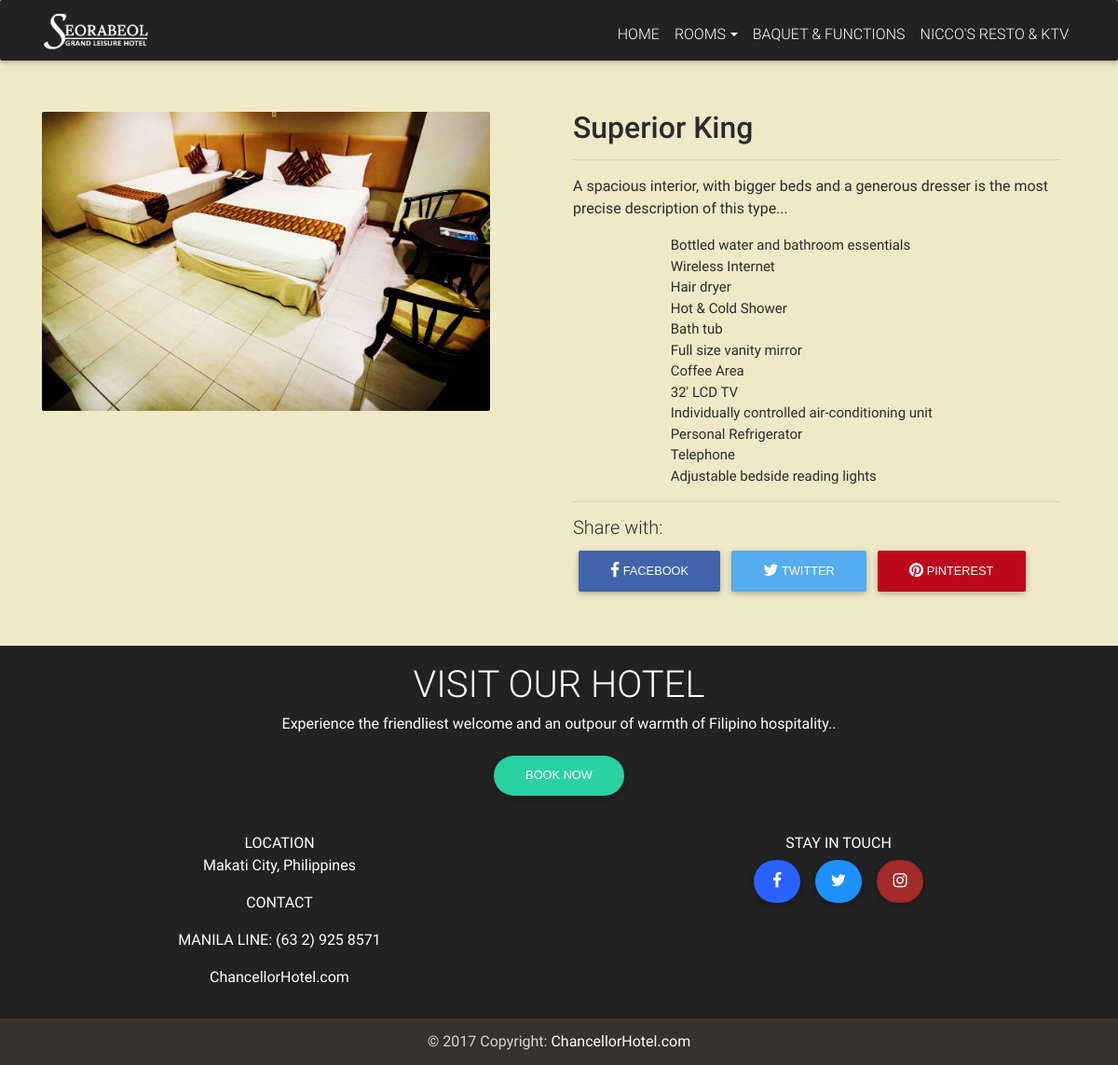
Page /include/php/view_rooms.php?id=4 on the committed database.
### tables this page shows
CREATE TABLE `accomodation` (
  `room_id` int(11) NOT NULL,
  `room_type` varchar(1000) NOT NULL,
  `room_image` varchar(1000) NOT NULL,
  `room-price` varchar(1000) NOT NULL,
  `room-content` varchar(1500) NOT NULL,
  `room_adult` int(3) NOT NULL,
  `room_child` int(3) NOT NULL,
  `room_availability` varchar(11) NOT NULL
);

CREATE TABLE `accomodation_features` (
  `room_list_item` int(11) NOT NULL,
  `room_list1` varchar(500) NOT NULL,
  `room_list2` varchar(500) NOT NULL,
  `room_list3` varchar(500) NOT NULL,
  `room_list4` varchar(500) NOT NULL,
  `room_list5` varchar(500) NOT NULL,
  `room_list6` varchar(500) NOT NULL,
  `room_list7` varchar(500) NOT NULL,
  `room_list8` varchar(500) NOT NULL,
  `room_list9` varchar(500) NOT NULL,
  `room_list10` varchar(500) NOT NULL,
  `room_list11` varchar(500) NOT NULL,
  `room_list12` varchar(500) NOT NULL,
  `room_list13` varchar(500) NOT NULL
);

### include/php/view_rooms.php (the view, shortened to what this page needs)
<?php
require "connection.php";
?>
<!DOCTYPE html>
<html lang="en">
<head>
  <link rel="stylesheet" href="https://maxcdn.bootstrapcdn.com/font-awesome/4.6.0/css/font-awesome.min.css">
  <link href="../../asset/css/bootstrap.min.css" rel="stylesheet">
  <link href="../../asset/css/mdb.min.css" rel="stylesheet">
  <link href="../../asset/css/style.css" rel="stylesheet">
  <link href="../../asset/css/sweetalert.css" rel="stylesheet">
</head>
<body class="fixed-sn black-skin" style="background: #efe9c7">
  <nav class="navbar fixed-top navbar-toggleable-md navbar-dark scrolling-navbar" style="background-color:#222">
    <div class="container">
      <a class="navbar-brand" href="../../index.php">
        <img src="../../asset/img/hotel/logoreal2.png" style="width:50%;margin-top: 1%">
      </a>
      <div class="collapse navbar-collapse navbar-position" id="navbarNav" >
        <ul class="navbar-nav" style="margin-top:1%">
          <li class="nav-item"><a class="nav-link" href="../../index.php"> HOME <span class="sr-only">(current)</span></a></li>
          <li class="nav-item btn-group"><a class="nav-link dropdown-toggle" data-toggle="dropdown" aria-haspopup="true" aria-expanded="false" href="#" data-offset="100"> ROOMS</a>
            </li>
            <li class="nav-item"><a class="nav-link" href="">BAQUET & FUNCTIONS</a></li>
            <li class="nav-item"><a class="nav-link" href="">NICCO'S RESTO & KTV</a></li>
          </ul>
        </div>
      </div>
    </nav>
    <?php
    $id = $_GET['id'];
    $sql = "SELECT * FROM accomodation WHERE room_id = '$id'";
    $result = mysqli_query($db, $sql);
    while ($rows = mysqli_fetch_array($result))
    {
      ?>
      <div class="container margin-small-top" style="margin-top: 10%;margin-bottom: 3%">
        <div class="row">
          <div class="col-lg-6">
            <div style="padding-right: 1%">
              <img src="../../asset/img/hotel/<?php echo $rows[2]; ?>" style="width:90%" />
            </div>
          </div>
          <div class="col-lg-6">
            <h2 style="font-weight: 500"><?php echo $rows[1]?></h2>
            <div style="padding-right: 3%">
              <hr>
              <p><?php echo $rows[4] ?></p>
              <ul style="margin-left: 20%;font-size: 15px">
                <?php
                $list  = "SELECT * FROM accomodation_features WHERE room_list_item = '$id' ";
                $result_1 = mysqli_query($db, $list);
                while($list = mysqli_fetch_array($result_1))
                {
                  ?>
                  <li ><?php echo $list[2] ?></li>
                  <li><?php echo $list[3] ?></li>
                  <li><?php echo $list[4] ?></li>
                  <li><?php echo $list[5] ?></li>
                  <li><?php echo $list[6] ?></li>
                  <li><?php echo $list[7] ?></li>
                  <li><?php echo $list[8] ?></li>
                  <li><?php echo $list[9] ?></li>
                  <li><?php echo $list[10] ?></li>
                  <li><?php echo $list[11] ?></li>
                  <li><?php echo $list[12] ?></li>
                  <li><?php echo $list[13] ?></li>
                  <?php
                }
                ?>
              </ul>
              <hr>
              <div style="padding:0%">
                <h5>Share with:</h4>
                  <ul style="display: flex">
                    <li><button data-network="facebook"  class="btn st-custom-button"  style="background-color: #4264aa"><i class="fa fa-facebook"></i> Facebook</button></li>
                    <li><button data-network="twitter"  class="btn st-custom-button" style="background-color:#55ACEE"><i class="fa fa-twitter"></i> Twitter</button></li>
                    <li><button data-network="pinterest"  class="btn st-custom-button"" style="background-color: #bd081c"><i class="fa fa-pinterest"></i> Pinterest</button></li>
                  </ul>
                </div>
              </div>
            </div>
          </div>
        </div>
        <?php
      }
      ?>
      <footer class="page-footer center-on-small-only" style="background-color:#222">
        <div class="container-fluid wow fadeIn" data-wow-delay="0.6s">
          <div class="row">
            <div class="col-md-12" align="center">
              <h1 class="title">Visit Our Hotel</h1>
              <p>Experience the friendliest welcome and an outpour of warmth of Filipino hospitality..</p>
              <a href="../accomodation.php"><button class="btn" style="background-color:#2AD1A3;border-radius:30px;">BOOK NOW</button></a>
            </div>
          </div>
        </div>
        <hr>
        <div align="center" class="wow fadeIn" data-wow-delay="0.6s">
          <ul style="display:flex;">
            <div class="col-lg-6">
              <li>LOCATION</li>
              <p>Makati City, Philippines</p>
              <p>CONTACT</p>
              <p>MANILA LINE: (63 2) 925 8571</p>
              <p>ChancellorHotel.com</p>
            </div>
            <div class="col-lg-6">
              <li>STAY IN TOUCH</li>
              <button class="btn" style="background-color:#2962ff;border-radius:100px;padding:15px;width:50px;"><i class="fa fa-facebook prefix"></i></button>
              <button class="btn" style="background-color:dodgerblue;border-radius:100px;padding:15px;width:50px;"><i class="fa fa-twitter prefix"></i></button>
              <button class="btn" style="background-color:brown;border-radius:100px;padding:15px;width:50px;"><i class="fa fa-instagram prefix"></i></button>
            </div>
          </ul>
        </div>
        <div class="footer-copyright" style="background-color:#353230">
          <div class="container-fluid">
            © 2017 Copyright: <a href="https://ChancellorHotel.com"> ChancellorHotel.com </a>
          </div>
        </div>
      </footer>
    </body>
    </html>

### asset/css/style.css (style rules this page uses)
html, body, header, .view { height: 100%; }
body { font-style: "raleway"; }
.navbar { background-color: transparent; }
.scrolling-navbar { -webkit-transition: background .5s ease-in-out, padding .5s ease-in-out; -moz-transition: background .5s ease-in-out, padding .5s ease-in-out; transition: background .5s ease-in-out, padding .5s ease-in-out; }
.margin-small-top { margin-top: 30px; }

### rows in the picture
accomodation: room_image (picture), room_type "Superior King", value "A spacious interior, with bigger beds and a generous dresser is the most precise description of this type..."
accomodation_features: room_list2 "Bottled water and bathroom essentials", room_list3 "Wireless Internet", room_list4 "Hair dryer", room_list5 "Hot & Cold Shower", room_list6 "Bath tub", room_list7 "Full size vanity mirror", room_list8 "Coffee Area", room_list9 "32' LCD TV", room_list10 "Individually controlled air-conditioning unit", room_list11 "Personal Refrigerator", room_list12 "Telephone", room_list13 "Adjustable bedside reading lights"
